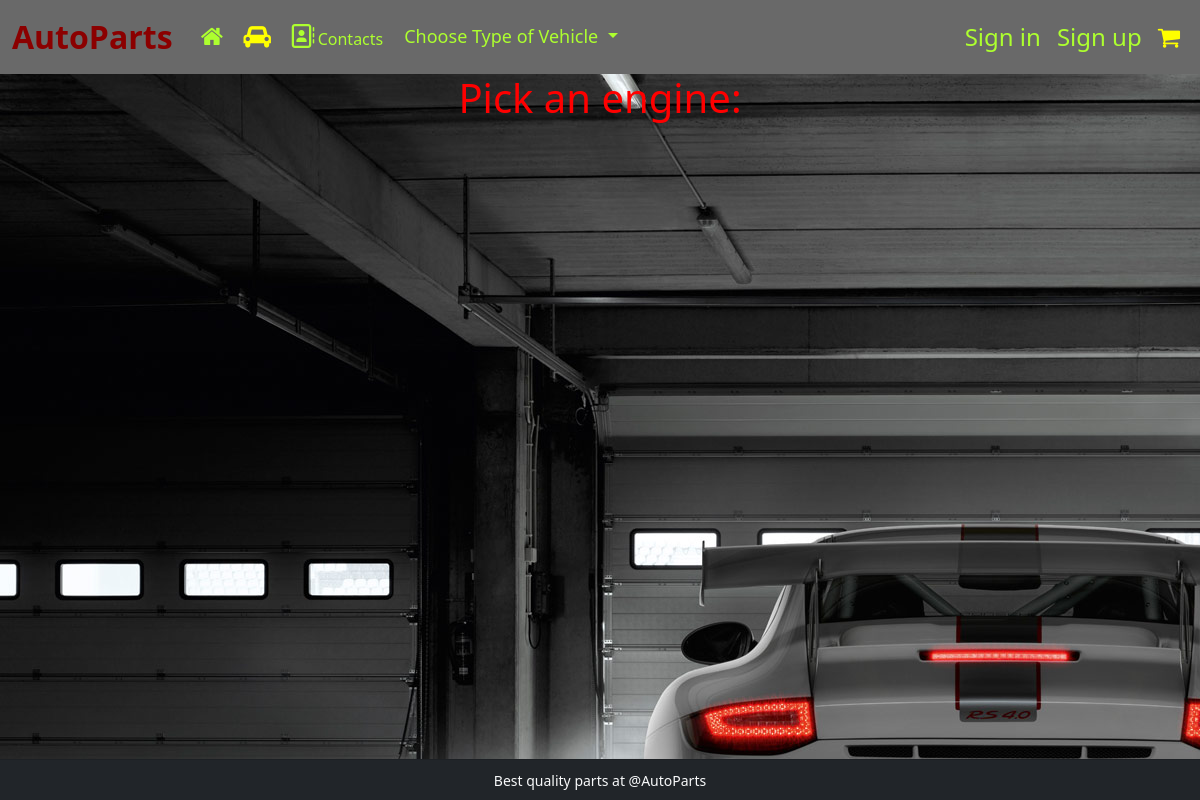
/vehicles/car-model-engines/156, run on an earlier commit of the app's database.
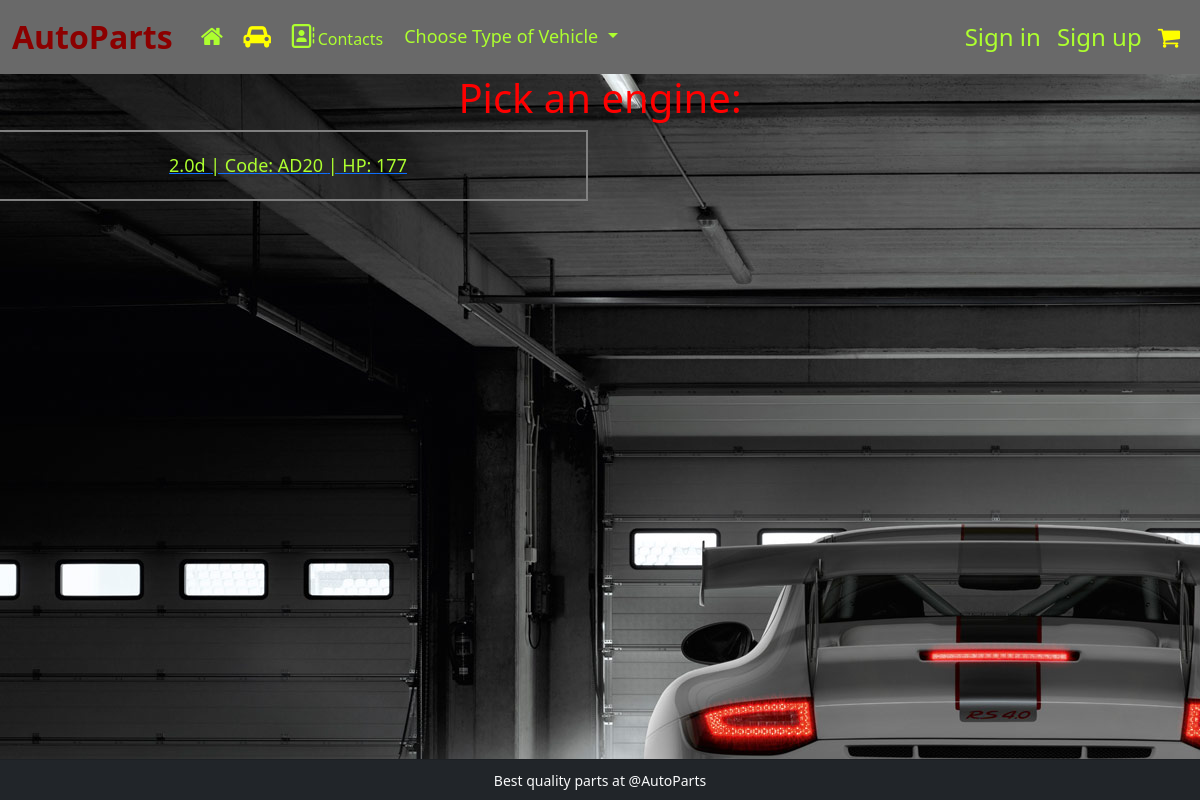
And on a later commit of the database.
### AutoParts/vehicle/models.py (models this page shows)
class EngineModel(models.Model):
    engine = models.CharField(
        max_length=10,
    )
    power = models.CharField(
        max_length=10,
    )
    engine_code = models.CharField(
        max_length=100,
    )
    def __str__(self):
        return self.engine

### AutoParts/vehicle/views.py (the view)
# urls.py: path('car-model-engines/<int:model>', VehicleEnginesView.as_view(), name='vehicle engines'),
class VehicleEnginesView(TemplateView):
    template_name = 'vehicles/vehicle-list-by-engine.html'
    def get_context_data(self, **kwargs):
        context = super().get_context_data(**kwargs)
        model = kwargs['model']
        vehicles = VehicleModels.objects.filter(pk=model)
        context['engine_list'] = [v.engine for v in vehicles]
        return context

### templates/vehicles/vehicle-list-by-engine.html
{% extends 'base.html' %}
{% block content %}
<h1 class="row justify-content-center" style="color:red;">Pick an engine:</h1>
    {% for engine in engine_list %}
        <a href="{% url 'parts groups list' engine.id %}">
            <li class="row justify-content-center" style="color: greenyellow;font-size: large;width: 50%;padding: 20px;border: 2px solid grey;">
                {{ engine }} | Code: {{ engine.engine_code }} | HP: {{ engine.power }}
            </li>
        </a>
    {% endfor %}
{% endblock %}

What changed in the data, as far as the page shows it:
added EngineModel: engine "2.0d", engine_code "AD20", power "177"
